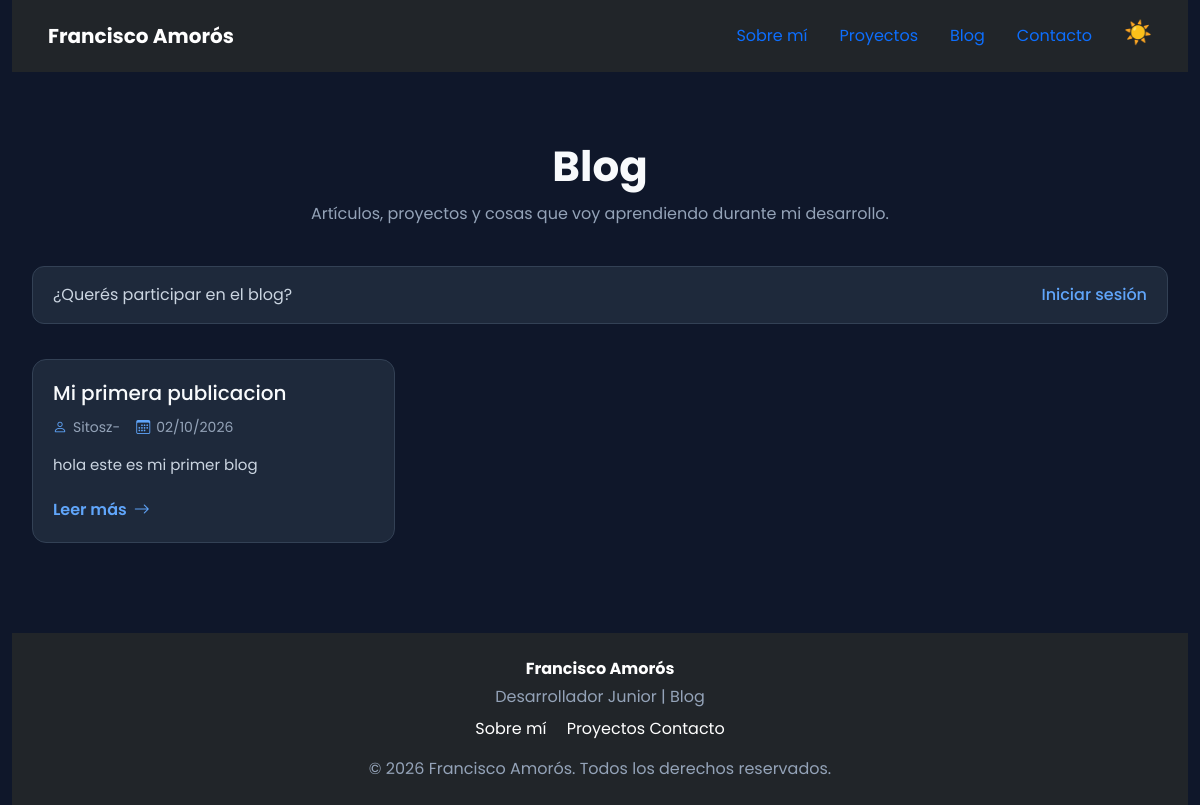
The page /blog/ on the database as committed earlier.
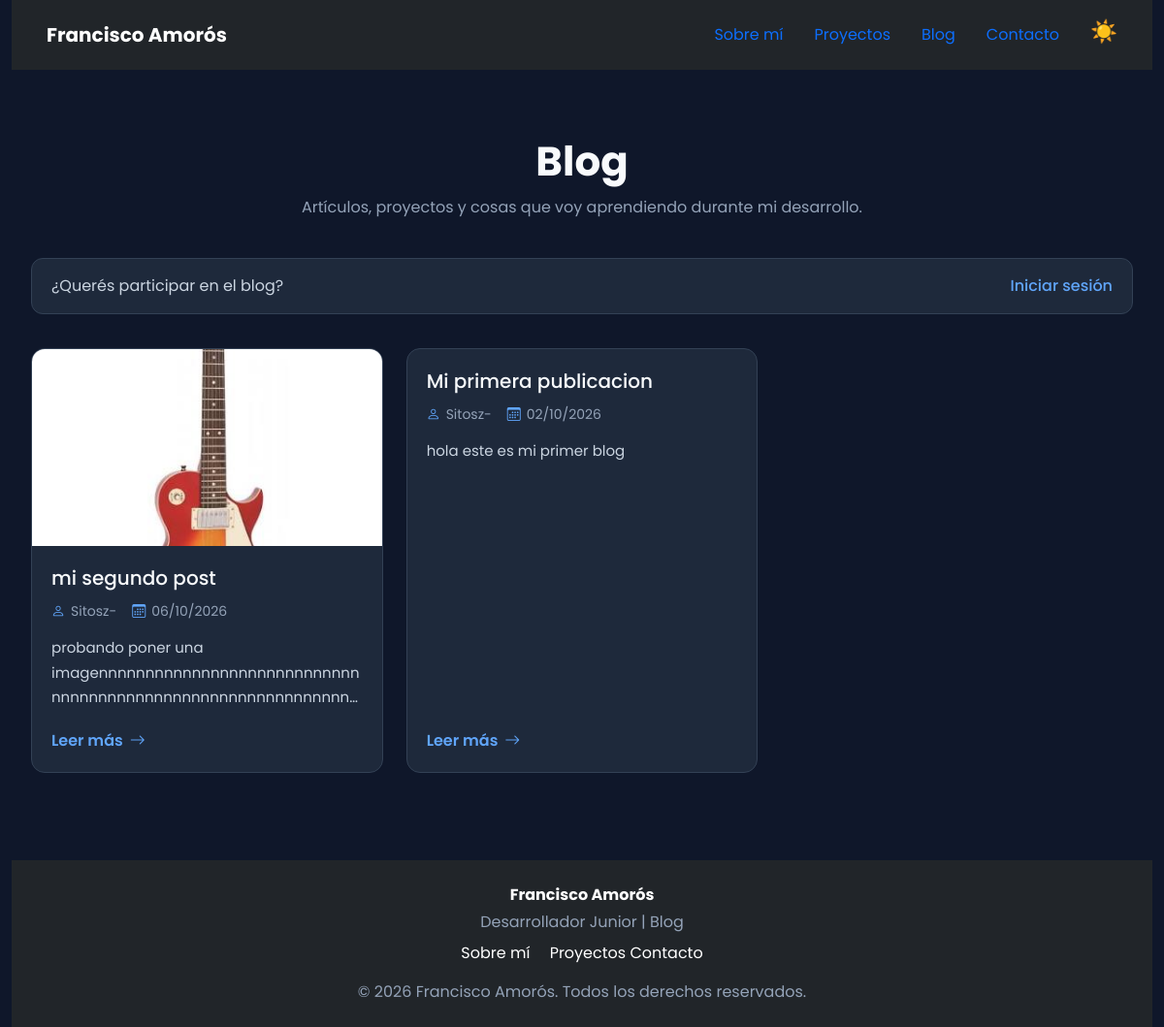
The same page on the database as committed later.
### blog/models.py (models this page shows, shortened)
class Post(models.Model):
    title = models.CharField(max_length=200)
    slug = models.SlugField(max_length=200, unique=True)
    author = models.ForeignKey(User, on_delete=models.CASCADE, related_name="posts")
    content = models.TextField()
    created_at = models.DateTimeField(auto_now_add=True)
    published = models.BooleanField(default=True)
    imagen = models.ImageField(
        upload_to="posts/",
        blank=True,
        null=True
    )
    imagen_detail = models.ImageField(
        upload_to="posts/",
        blank=True,
        null=True
    )
    class Meta:
        ordering = ["-created_at"]
    def get_absolute_url(self):
        return reverse("blog:post_detail", args=[self.slug])

### blog/views.py (the view)
# urls.py: path("", views.post_list, name="post_list"),
def post_list(request):
    posts = Post.objects.filter(published=True)
    return render(request, "blog/post_list.html", {"posts": posts})

### blog/templates/blog/post_list.html (shortened to what the changed rows need)
{% load static %}
<!DOCTYPE html>
<html lang="es">
<head>
    <link href="https://cdn.jsdelivr.net/npm/bootstrap@5.3.3/dist/css/bootstrap.min.css" rel="stylesheet">
    <link rel="stylesheet" href="https://cdn.jsdelivr.net/npm/bootstrap-icons@1.13.1/font/bootstrap-icons.min.css">
    <link rel="stylesheet" href="{% static 'blog/css/post_list.css' %}">
    <link href="{% static 'portfolio/css/styles.css' %}" rel="stylesheet">
</head>
<body>
    <div class="container-fluid">
        <main class="blog-main">
            <div class="blog-header">
                <h1>Blog</h1>
            </div>
            <section class="posts-container">
                {% for post in posts %}
                    <article class="post-card">
                        {% if post.imagen %}
                            <img src="{{ post.imagen.url }}"
                                alt="{{ post.title }}"
                                class="post-image">
                        {% endif %}
                        <div class="post-content">
                            <h2>
                                <a href="{{ post.get_absolute_url }}">
                                    {{ post.title }}
                                </a>
                            </h2>
                            <div class="post-meta">
                                <span>
                                    <i class="bi bi-person"></i>
                                    {{ post.author }}
                                </span>
                                <span>
                                    <i class="bi bi-calendar3"></i>
                                    {{ post.created_at|date:"d/m/Y" }}
                                </span>
                            </div>
                            <p>
                                {{ post.content|truncatewords:40 }}
                            </p>
                            <a href="{{ post.get_absolute_url }}" class="read-more">
                                Leer más <i class="bi bi-arrow-right"></i>
                            </a>
                        </div>
                    </article>
                {% empty %}
                    <div class="empty-posts">
                        <i class="bi bi-journal-x"></i>
                        <h2>Todavía no hay posts</h2>
                        <p>Cuando se publique algo nuevo, aparecerá acá.</p>
                    </div>
                {% endfor %}
            </section>
        </main>
    </div>
</body>
</html>

Rows that differ between the two databases and show on the page:
added Post: imagen (picture), title "mi segundo post", author "Sitosz-", created_at "06/10/2026", content "probando poner…"
